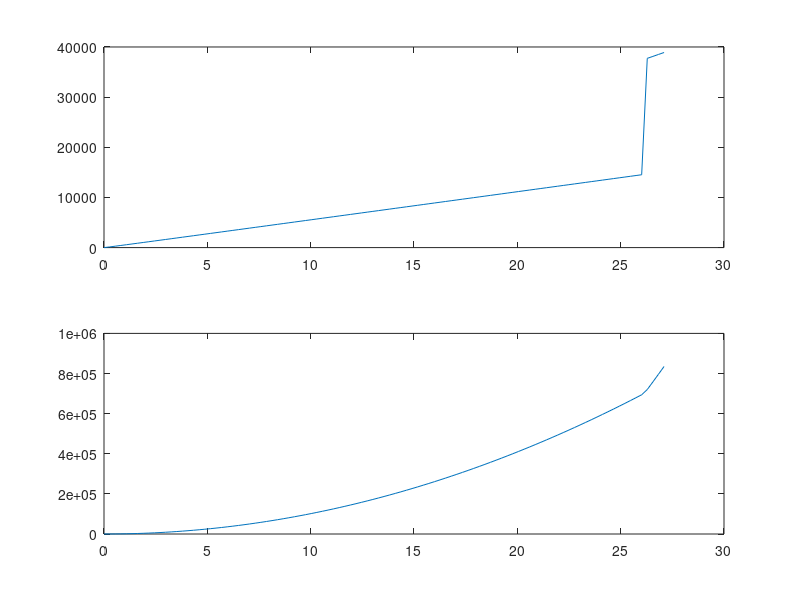

MATLAB code to generate this figure:
clf;
clear all;
H_d = 0.335;  % Discharge hematocrit
int_r = 27.1;  % [um], Internal radius
nr = 101;
r = linspace(0, int_r, nr);

% Guessing parameters
% Step 1: Initial guess for H_c
H_c = 0.9797 * H_d + 0.0404;  % Initial guess for core hematocrit
k_0 = 25.608 * H_c * H_c - 35.091 * H_c + 14.981;
k_inf = 1.3125 * H_c * H_c - 2.3001 * H_c + 2.6884;
gamma_c = 30.443 * H_c * H_c - 13.528 * H_c + 1.49;
a_0 = 1;
a_1 = 0;
a_2 = 0;

% Step 2: Calculate CFL width
cfl = a_2 * H_d * H_d + a_1 * H_d + a_0;
r1 = int_r - cfl;
shear_rate = zeros(1, nr);
J = 3732;
mu_p = 1.3;
% Step 3: Calculate shear rate
for ii = 1 : nr
  if r(ii) < r1
    core_sr = @(gamma) 0.5 * J / mu_p * r(ii) * (1.0 - 0.5 * H_c * (k_0 +...
        k_inf * sqrt(gamma / gamma_c)) / (1.0 + sqrt(gamma / gamma_c)))^2 -...
        gamma;
    shear_rate(ii) = fzero(core_sr, [0.0 100000.0]);
  else
    shear_rate(ii) = 0.5 * J * r(ii) / mu_p;
  end
end
% Step 4: Compute flow velocity
velocity = zeros(1, nr);
for ii = 1 : nr
  velocity(ii) = trapz(shear_rate(1 : ii));
end
subplot(2, 1, 1);
plot(r, shear_rate);
subplot(2, 1, 2);
plot(r, velocity);
